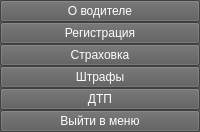
    <widget class="QFrame" name="frame">
     <property name="styleSheet">
      <string notr="true">background-color: rgb(90, 90, 90);
color: rgb(255, 255, 255);</string>
     </property>
     <property name="frameShape">
      <enum>QFrame::NoFrame</enum>
     </property>
     <property name="frameShadow">
      <enum>QFrame::Plain</enum>
     </property>
     <layout class="QVBoxLayout" name="verticalLayout_3">
      <property name="spacing">
       <number>0</number>
      </property>
      <property name="leftMargin">
       <number>0</number>
      </property>
      <property name="topMargin">
       <number>0</number>
      </property>
      <property name="rightMargin">
       <number>0</number>
      </property>
      <property name="bottomMargin">
       <number>0</number>
      </property>
      <item>
       <spacer name="verticalSpacer_4">
        <property name="orientation">
         <enum>Qt::Vertical</enum>
        </property>
        <property name="sizeHint" stdset="0">
         <size>
          <width>0</width>
          <height>0</height>
         </size>
        </property>
       </spacer>
      </item>
      <item>
       <widget class="QPushButton" name="ab">
        <property name="text">
         <string>О водителе</string>
        </property>
       </widget>
      </item>
      <item>
       <widget class="QPushButton" name="reg">
        <property name="text">
         <string>Регистрация</string>
        </property>
       </widget>
      </item>
      <item>
       <widget class="QPushButton" name="ins">
        <property name="text">
         <string>Страховка</string>
        </property>
       </widget>
      </item>
      <item>
       <widget class="QPushButton" name="fin">
        <property name="text">
         <string>Штрафы</string>
        </property>
       </widget>
      </item>
      <item>
       <widget class="QPushButton" name="dtp">
        <property name="text">
         <string>ДТП</string>
        </property>
       </widget>
      </item>
      <item>
       <spacer name="verticalSpacer_3">
        <property name="orientation">
         <enum>Qt::Vertical</enum>
        </property>
        <property name="sizeHint" stdset="0">
         <size>
          <width>0</width>
          <height>0</height>
         </size>
        </property>
       </spacer>
      </item>
      <item>
       <widget class="QPushButton" name="exit_b">
        <property name="text">
         <string>Выйти в меню</string>
        </property>
       </widget>
      </item>
     </layout>
    </widget>
